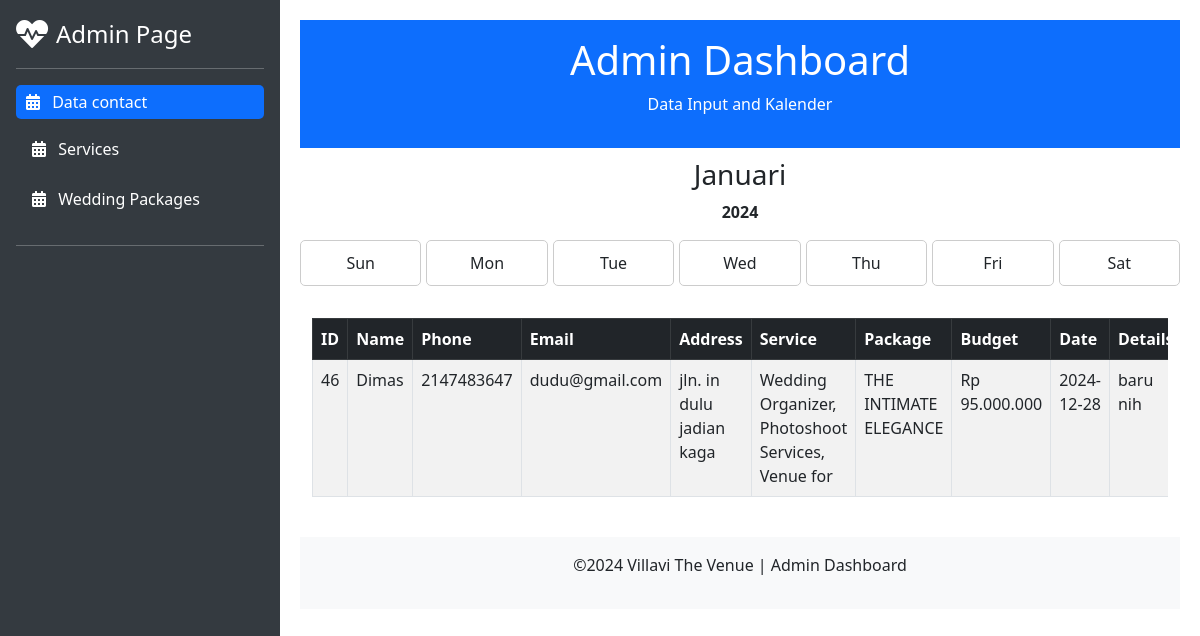
The app's page /admin.php, older data.
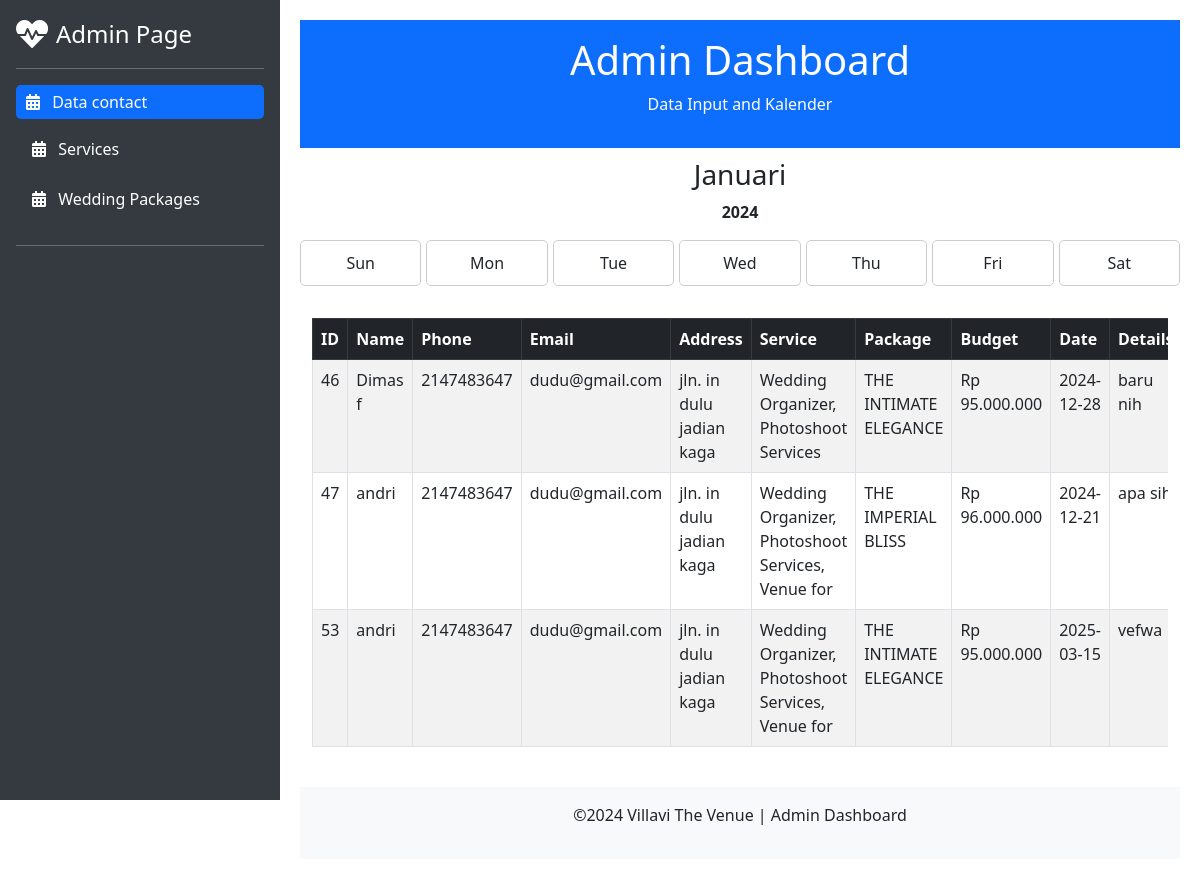
The same page, newer data.
### tables this page shows
CREATE TABLE `contact` (
  `id` int(11) NOT NULL,
  `name` varchar(50) NOT NULL,
  `phone` int(13) NOT NULL,
  `email` varchar(50) NOT NULL,
  `address` varchar(100) NOT NULL,
  `service` varchar(50) NOT NULL,
  `package` varchar(50) NOT NULL,
  `budget` decimal(10,0) NOT NULL,
  `date` date NOT NULL,
  `details` text NOT NULL
);

### admin.php (the view, shortened to what this page needs)
<!DOCTYPE html>
<html lang="en">
<head>
    <link href="https://cdn.jsdelivr.net/npm/bootstrap@5.3.0/dist/css/bootstrap.min.css" rel="stylesheet" />
    <link rel="stylesheet" href="https://cdnjs.cloudflare.com/ajax/libs/font-awesome/5.15.4/css/all.min.css" />
</head>
<body>
    <div class="sidebar">
        <a href="/" class="d-flex align-items-center mb-3 mb-md-auto text-white text-decoration-none">
            <i class="fas fa-heartbeat fa-2x me-2"></i>
            <span class="fs-4">Admin Page</span>
        </a>
        <hr>
        <ul class="nav nav-pills flex-column mb-auto">
            <li class="nav-item">
                <a href="admin.php" class="nav-link active">
                    <i class="fas fa-calendar-alt me-2"></i> Data contact
                </a>
            </li>
        </ul>
        <ul class="nav nav-pills flex-column mb-auto">
            <li class="nav-item">
                <a href="admin2.php" class="nav-link text-white">
                    <i class="fas fa-calendar-alt me-2"></i> Services
                </a>
            </li>
        </ul>
        <ul class="nav nav-pills flex-column mb-auto">
            <li class="nav-item">
                <a href="admin3.php" class="nav-link text-white">
                    <i class="fas fa-calendar-alt me-2"></i> Wedding Packages
                </a>
            </li>
        </ul>
        <hr>
    </div>
    <div class="content">
        <header class="bg-primary text-white text-center py-3">
            <h1>Admin Dashboard</h1>
            <p>Data Input and Kalender</p>
        </header>
        <div class="calendar-header">
            <h3 id="calendar-month">Januari</h3>
            <p id="calendar-year">2024</p>
        </div>
        <div class="calendar">
            <div class="calendar-day">Sun</div>
            <div class="calendar-day">Mon</div>
            <div class="calendar-day">Tue</div>
            <div class="calendar-day">Wed</div>
            <div class="calendar-day">Thu</div>
            <div class="calendar-day">Fri</div>
            <div class="calendar-day">Sat</div>
        </div>
        <div class="container my-4">
            <div class="table-responsive">
                <table class="table table-bordered table-striped">
                    <thead class="table-dark">
                        <tr>
                            <th>ID</th>
                            <th>Name</th>
                            <th>Phone</th>
                            <th>Email</th>
                            <th>Address</th>
                            <th>Service</th>
                            <th>Package</th>
                            <th>Budget</th>
                            <th>Date</th>
                            <th>Details</th>
                        </tr>
                    </thead>
                    <tbody>
                        <?php
                        $conn = new mysqli("localhost", "root", "", "p3l");
                        $sql = "SELECT * FROM contact";
                        $result = $conn->query($sql);
                        if ($result->num_rows > 0) {
                            while ($row = $result->fetch_assoc()) {
                                echo "<tr>";
                                echo "<td>" . $row['id'] . "</td>";
                                echo "<td>" . $row['name'] . "</td>";
                                echo "<td>" . $row['phone'] . "</td>";
                                echo "<td>" . $row['email'] . "</td>";
                                echo "<td>" . $row['address'] . "</td>";
                                echo "<td>" . $row['service'] . "</td>";
                                echo "<td>" . $row['package'] . "</td>";
                                echo "<td>Rp " . number_format($row['budget'], 0, ',', '.') . "</td>";
                                echo "<td>" . $row['date'] . "</td>";
                                echo "<td>" . $row['details'] . "</td>";
                                echo "</tr>";
                            }
                        } else {
                            echo "<tr><td colspan='11' class='text-center'>No data available</td></tr>";
                        }
                        ?>
                    </tbody>
                </table>
            </div>
        </div>
        <footer class="bg-light text-center py-3">
            <p>&copy;2024 Villavi The Venue | Admin Dashboard</p>
        </footer>
    </div>
</body>
</html>

Row changes from the older to the newer data that the page shows:
changed contact "baru nih": name "Dimas" → "Dimas f"; service "Wedding Organizer, Photoshoot Services, Venue for" → "Wedding Organizer, Photoshoot Services"
added contact: id "47", name "andri", phone "2147483647", email "dudu@gmail.com", address "jln. in dulu jadian kaga", service "Wedding Organizer, Photoshoot Services, Venue for", package "THE IMPERIAL BLISS", budget "96.000.000", date "2024-12-21", details "apa…"
added contact: id "53", name "andri", phone "2147483647", email "dudu@gmail.com", address "jln. in dulu jadian kaga", service "Wedding Organizer, Photoshoot Services, Venue for", package "THE INTIMATE ELEGANCE", budget "95.000.000", date "2025-03-15", details "vefwa"
